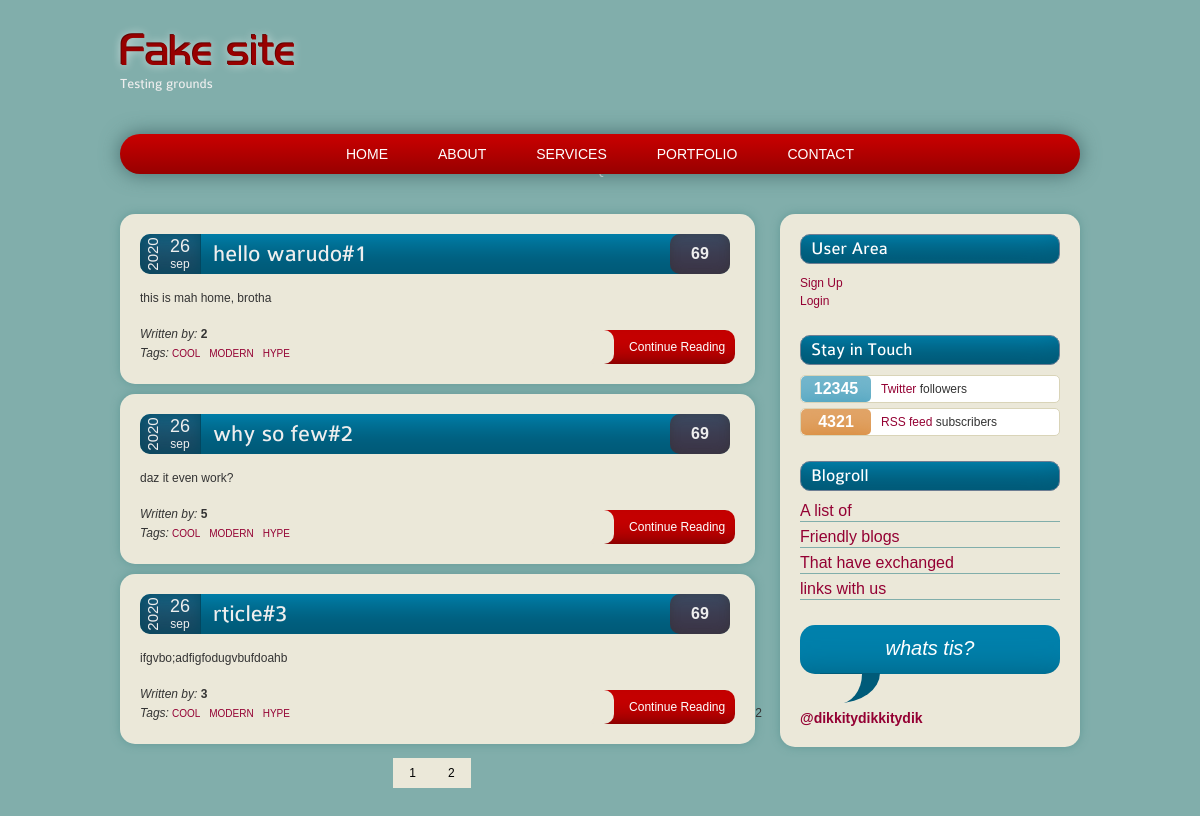
The page / on the database its author committed.
### tables this page shows
CREATE TABLE IF NOT EXISTS `article` (
  `id` int NOT NULL AUTO_INCREMENT,
  `name` char(255) DEFAULT NULL,
  `author_id` int DEFAULT NULL,
  `description` text,
  PRIMARY KEY (`id`),
  KEY `author_id` (`author_id`)
);

### content/articles.php (the view, shortened to what this page needs)
<?php
include_once ".".DIRECTORY_SEPARATOR."backend_templates".DIRECTORY_SEPARATOR."db_config.php";
    $art_on_page = 3;
    if (isset($_GET["start"])) {
        $start = $_GET["start"];
    } else $start = 0;
    $query = "SELECT id, name, author_id, description FROM article limit $start, $art_on_page";
    $result = mysqli_query($link, $query);
    $rows = mysqli_fetch_all($result, MYSQLI_ASSOC);
    foreach($rows as $row) {
        $art_id = $row["id"];
        $name = $row["name"];
        $author_id = $row["author_id"];
        $description = $row["description"];
        echo "<div class='article'>
                    <header>
                        <div class='time'>
                            <div class='year'>2020</div>
                            <div class='date'>26<span>sep</span></div>
                        </div>
                        <h1> ",$name, "#",$art_id,"</h1>
                        <div class='comments'>69</div>
                    </header>";
        echo
                    "<p>",$description,"</p>
                    <footer>
                        <em>Written by: </em><strong>",$author_id,"</strong>
                        <span class='newLine'><em>Tags:</em><a class=tags href='http://'>cool</a><a class=tags href='http://'>modern</a><a class=tags href='http://'>hype</a></span>
                        <a class=button href='http://'>Continue Reading</a>
                    </footer>
                </div>";
    }
    $query = "SELECT count(*) from article";
    $result = mysqli_query($link, $query);
    $row = mysqli_fetch_array($result, MYSQLI_BOTH);
    $articles_count = $row[0];
    $number_of_pages = $articles_count/$art_on_page;
    echo $number_of_pages;
    echo '<nav class="pagination">';
    for ($i=1; $i <= $number_of_pages; $i++) {
        $start_i = ($i-1)*$art_on_page;
        echo '<a href="?page=articles&start=',$start_i,'">',$i,'</a>';
    }
    echo '</nav>';

### templates/head.php (shortened to what this page needs)
<!DOCTYPE html>
 <html>
    <head>
        <link rel="stylesheet" href="CSS/styles.css">
    </head>

### templates/header.php
<body>
        <header>
            <hgroup>
                <h1>Fake site</h1>
                <h2>Testing grounds</h2>
            </hgroup>
            <nav id=global>
                <ul>
                    <li><a href="?page=articles">Home</a></li>
                    <li><a href="?page=about">About</a></li>
                    <li id=services>
                        <a href=#>Services</a>
                        <ul id=subMenu>
                            <li><a href="what.html">What</a></li>
                            <li><a href="the.html">The</a></li>
                            <li><a href="faq.html">FAQ</a></li>
                        </ul>
                    </li>
                    <li><a href="http://">Portfolio</a></li>
                    <li><a href="http://">Contact</a></li>
                </ul>
            </nav>
        </header>

### index.php (shortened to what this page needs)
<?php
include "templates/head.php";
include "templates/header.php";
echo '<div>';
include "templates/aside.php";
include "content/handler.php";
echo '</div>';
include "templates/footer.php";
?>

### templates/aside.php
    <div class="aside">
        <section>
            <h1>User Area</h1>
            <ul id="userarea">
            <?php if(!isset($_SESSION["loggedin"]) || $_SESSION["loggedin"] !== true){
                echo
                    '<li><a href="?page=signup">Sign Up</a></li>
                    <li><a href="?page=login">Login</a></li>';
            } else {
                $username = htmlspecialchars($_SESSION["username"]);
                echo
                    "<p>Hi, $username!</p>
                    <a href='?page=logout' class='button'>Logout</a>";
                include 'backend_templates'.DIRECTORY_SEPARATOR.'admin_button.php';
                }?>
            </ul>
        </section>
        <section>
            <h1>Stay in Touch</h1>
            <ul id="inTouch">
                <li><span class="twitter">12345</span><a href="http://">Twitter</a> followers</li>
                <li><span class="rss">4321</span><a href="http://">RSS feed</a> subscribers</li>
            </ul>
        </section>
        <nav>
            <h1>Blogroll</h1>
            <ul class="links">
                <li><a href="http://">A list of</a></li>
                <li><a href="http://">Friendly blogs</a></li>
                <li><a href="http://">That have exchanged</a></li>
                <li><a href="http://">links with us</a></li>
            </ul>
        </nav>
        <section>
            <blockquote>whats tis?</blockquote>
            <a class="twitterHandle" href="http://">@dikkitydikkitydik</a>
        </section>
</div>

### content/handler.php (shortened to what this page needs)
<?php
    if (isset($_GET["page"])) {
        $page = $_GET["page"];
    }
    else $page="articles";
    if ($page == "articles") {
        include "articles.php";
    } elseif ($page == 'about') {
        include "about.php";
    } elseif ($page == 'signup') {
        echo '<iframe class="main_form article" src="backend_templates'.DIRECTORY_SEPARATOR.'sign_up.php"></iframe>';
    } elseif ($page == "login") {
        include "backend_templates".DIRECTORY_SEPARATOR."login.php";
    } elseif ($page == 'logout') {
        include 'backend_templates'.DIRECTORY_SEPARATOR.'logout.php';
    } elseif ($page == "admin") {
        include 'backend_templates'.DIRECTORY_SEPARATOR.'admin.php';
    }
    else {
        echo 'EMPTY PAGE. page: $page';
    }
?>

### rows shown on the page
article: name "hello warudo", id "1", description "this is mah home, brotha", author "2"
article: name "why so few", id "2", description "daz it even work?", author "5"
article: name "rticle", id "3", description "ifgvbo;adfigfodugvbufdoahb", author "3"

### other values the page prints
$number_of_pages "2"
